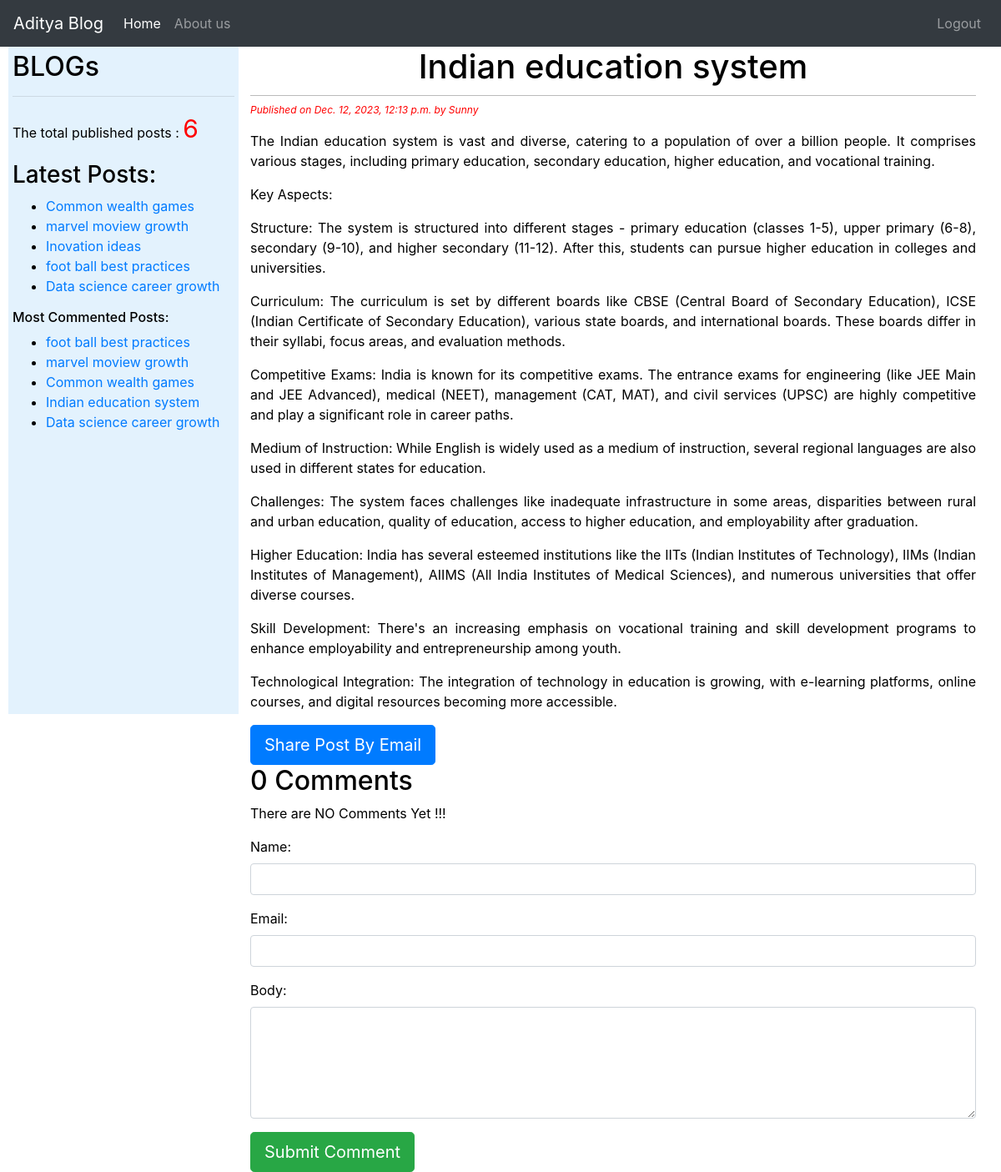
The app's page /2023/12/12/indian-education-system/ (signed in) with its own data.
### blog/models.py (models this page shows, shortened)
class Post(models.Model):
    STATUS_CHOICES = (('draft', 'Draft'), ('published', 'Published'))
    title = models.CharField(max_length=264)
    slug = models.SlugField(max_length=264, unique_for_date='publish')
    author = models.ForeignKey(User, on_delete=models.CASCADE, related_name='blog_posts')
    body = models.TextField()
    publish = models.DateTimeField(default=timezone.now)
    created = models.DateTimeField(auto_now_add=True)  # datetime of create() action
    updated = models.DateTimeField(auto_now=True)  # date itme of save() action
    status = models.CharField(max_length=10, choices=STATUS_CHOICES, default='draft')
    objects = CustomManager()
    tags = TaggableManager()
    class Meta:
        ordering = ('-publish',)
    def get_absolute_url(self):
        return reverse('post_detail', args=[self.publish.year,
        self.publish.strftime('%m'), self.publish.strftime('%d'), self.slug])

### blog/views.py (the view)
# urls.py: path('<int:year>/<int:month>/<int:day>/<slug:post>/', views.post_detail_view, name='post_detail'),
@login_required
def post_detail_view(request, year, month, day, post):
    post = get_object_or_404(
        Post,
        slug=post,
        status='published',
        publish__year=year,
        publish__month=month,
        publish__day=day,
    )
    comments = post.comments.filter(active=True)
    csubmit = False
    form = CommentForm()  # Initialize form outside the condition
    if request.method == 'POST':
        form = CommentForm(data=request.POST)
        if form.is_valid():
            new_comment = form.save(commit=False)
            new_comment.post = post
            new_comment.save()
            csubmit = True
    else:
        form = CommentForm()  # You might not need this 'else' block
    return render(
        request,
        'blog/post_detail.html',
        {'post': post, 'form': form, 'comments': comments, 'csubmit': csubmit}
    )

### blog/forms.py
class CommentForm(forms.ModelForm):
    class Meta:
        model = Comment
        fields = ('name', 'email', 'body')
        widgets = {
            'name': forms.TextInput(attrs={'class': 'form-control'}),
            'email': forms.EmailInput(attrs={'class': 'form-control'}),
            'body': forms.Textarea(attrs={'class': 'form-control', 'rows': 5}),  # Adjust rows as needed
        }

### blog/models.py (called while the page is built)
    def get_queryset(self):
        return super().get_queryset().filter(status='published')

### blog/templatetags/blog_tags.py (called while the page is built)
@register.simple_tag
def total_posts():
    return Post.objects.count()

@register.inclusion_tag('blog/latest_posts.html')
def show_latest_posts(count=5):
    latest_posts=Post.objects.order_by('-publish')[:count]
    return {'latest_posts':latest_posts}

@register.simple_tag
def get_most_commented_posts(count=5):
    return Post.objects.annotate(total_comments=Count('comments')).order_by('-total_comments')[:count]

### templates/blog/post_detail.html (shortened to what this page needs)
{% extends 'blog/base.html' %}
{% block content %}
    <h1>{{post.title}}</h1>
    <p id='date'>Published on {{post.publish}} by {{post.author|title}}</p>
    {{post.body|linebreaks}}
    <a href="/{{post.id}}/share" class='btn btn-lg btn-primary'>Share Post By Email</a>
{% with comments.count as comments_count %}
    <h2>{{comments_count}} Comment{{comments_count|pluralize}}</h2>
{% endwith%}
{%if comments %}
    {%for comment in comments %}
        <p id='ch'> comment {{forloop.counter}} by {{comment.name}} on {{comment.created}}</p>
        <div class="cb">{{comment.body|linebreaks}}</div>
        <hr>
    {%endfor%}
{%else%}
    <p>There are NO Comments Yet !!!</p>
{%endif%}
{%if csubmit %}
    <h2>Your Comment Added Succefully</h2>
{%else%}
   <form method="post">
        {{ form.as_p }}
        <button type="submit" class="btn btn-lg btn-success">Submit Comment</button>
    </form>
{%endif%}
{%endblock%}

### templates/blog/base.html (shortened to what this page needs)
<!DOCTYPE html>
{% load blog_tags %}
{% load static %}
<html lang="en">
<head>
    {% block bootstrap_css %}
        <link rel="stylesheet" href="https://cdn.jsdelivr.net/npm/bootstrap@4.6.2/dist/css/bootstrap.min.css">
    {% endblock bootstrap_css %}
    <link rel="stylesheet" href="{% static 'css/blog.css' %}">
</head>
<body>
<nav class="navbar navbar-expand-lg navbar-dark bg-dark">
        <a class="navbar-brand" href="/">Aditya Blog</a>
            <ul class="navbar-nav mr-auto">
                 <li class="nav-item active">
                    <a class="nav-link" href="/home">Home <span class="sr-only">(current)</span></a>
                 </li>
                 <li class="nav-item">
                    <a class="nav-link" href="/about">About us</a>
                 </li>
            </ul>
            <ul class="navbar-nav ml-auto">
                 {% if user.is_authenticated %}
                    <li class="nav-item">
                        <a class="nav-link" href="/accounts/logout">Logout</a>
                    </li>
                 {% endif %}
            </ul>
</nav>
<div class="content">
    {% block content %}
    {% endblock %}
</div>
<div class="con">
    <div class="sidebar">
        <h2> BLOGs</h2><hr>
        <p>The total published posts :
            <span style="font-size: 30px; color:red;">
                {% total_posts %}
            </span>
        </p>
        <h3>Latest Posts:</h3>{% show_latest_posts %}
        <h6>Most Commented Posts:</h6>
            {% get_most_commented_posts as most_commented_posts %}
            <ul>
            {% for post in most_commented_posts %}
            <li><a href="{{post.get_absolute_url}}" id='la'>{{post.title}}</a></li>
            {% endfor %}
            </ul>
    </div>
</div>
</body>
</html>

### templates/blog/latest_posts.html
<ul>
{% for post in latest_posts %}
    <li><a href="{{post.get_absolute_url}}">{{post.title}}</a></li>
{% endfor %}
</ul>

### static/css/blog.css (style rules this page uses)
.content { float: right; width: 75%; padding: 0 30px 0 0; }
.sidebar { text_align: center; }
h1 { text-align: center; border-bottom: 1px solid #bbb; padding: 0 0 10px; }
#date { color: red; font-size: 12px; font-style: italic; }
body { color: black; text-align: justify; }
.con { padding: 5px; margin-left: 10px; float: left; width: 23%; background: #e3f2fd; height: 100vh; overflow-y: auto; }

### records on screen
Post: title "Indian education system", publish "Dec. 12, 2023, 12:13 p.m.", author "Sunny", body "The Indian education system is vast and diverse, catering to a population of over a billion people. It comprises various stages, including primary education, secondary education, higher education, and vocational training. Key Aspects: Structure: The system is structured into different stages - primary education (classes 1-5), upper primary (6-8), secondary (9-10), and higher secondary (11-12). After this, students can pursue higher education in colleges and universities. Curriculum: The curriculum is set by different boards like CBSE (Central Board of Secondary Education), ICSE (Indian Certificate of Secondary Education), various state boards, and international boards. These boards differ…"
Post: title "Common wealth games"
Post: title "marvel moview growth"
Post: title "Inovation ideas"
Post: title "foot ball best practices"
Post: title "Data science career growth"

### other values on screen
{{ comments_count }} "0"
